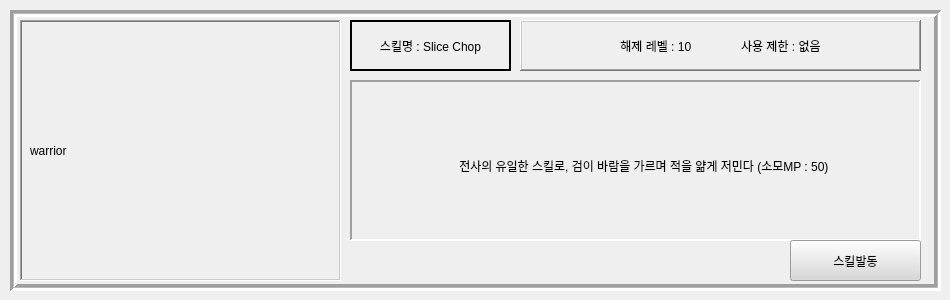
   <widget class="QWidget" name="page_warrior">
    <widget class="QFrame" name="frame_0">
     <property name="geometry">
      <rect>
       <x>10</x>
       <y>10</y>
       <width>931</width>
       <height>281</height>
      </rect>
     </property>
     <property name="styleSheet">
      <string notr="true"/>
     </property>
     <property name="frameShape">
      <enum>QFrame::Box</enum>
     </property>
     <property name="frameShadow">
      <enum>QFrame::Sunken</enum>
     </property>
     <property name="lineWidth">
      <number>3</number>
     </property>
     <property name="midLineWidth">
      <number>1</number>
     </property>
     <widget class="QFrame" name="lb_frame_0">
      <property name="geometry">
       <rect>
        <x>10</x>
        <y>10</y>
        <width>321</width>
        <height>261</height>
       </rect>
      </property>
      <property name="frameShape">
       <enum>QFrame::WinPanel</enum>
      </property>
      <property name="frameShadow">
       <enum>QFrame::Sunken</enum>
      </property>
      <property name="lineWidth">
       <number>2</number>
      </property>
      <property name="midLineWidth">
       <number>1</number>
      </property>
      <widget class="QLabel" name="gif_0">
       <property name="geometry">
        <rect>
         <x>10</x>
         <y>10</y>
         <width>301</width>
         <height>241</height>
        </rect>
       </property>
       <property name="text">
        <string>warrior</string>
       </property>
      </widget>
     </widget>
     <widget class="QFrame" name="frame_0_1">
      <property name="geometry">
       <rect>
        <x>340</x>
        <y>10</y>
        <width>161</width>
        <height>51</height>
       </rect>
      </property>
      <property name="frameShape">
       <enum>QFrame::WinPanel</enum>
      </property>
      <property name="frameShadow">
       <enum>QFrame::Plain</enum>
      </property>
      <property name="lineWidth">
       <number>2</number>
      </property>
      <property name="midLineWidth">
       <number>1</number>
      </property>
      <widget class="QLabel" name="Slice_chop">
       <property name="geometry">
        <rect>
         <x>0</x>
         <y>10</y>
         <width>161</width>
         <height>31</height>
        </rect>
       </property>
       <property name="text">
        <string>스킬명 : Slice Chop</string>
       </property>
       <property name="alignment">
        <set>Qt::AlignCenter</set>
       </property>
      </widget>
     </widget>
     <widget class="QFrame" name="frame_0_2">
      <property name="geometry">
       <rect>
        <x>510</x>
        <y>10</y>
        <width>401</width>
        <height>51</height>
       </rect>
      </property>
      <property name="autoFillBackground">
       <bool>false</bool>
      </property>
      <property name="frameShape">
       <enum>QFrame::WinPanel</enum>
      </property>
      <property name="frameShadow">
       <enum>QFrame::Raised</enum>
      </property>
      <property name="lineWidth">
       <number>2</number>
      </property>
      <property name="midLineWidth">
       <number>1</number>
      </property>
      <widget class="QLabel" name="skill_info_0">
       <property name="geometry">
        <rect>
         <x>10</x>
         <y>10</y>
         <width>381</width>
         <height>31</height>
        </rect>
       </property>
       <property name="text">
        <string>해제 레벨 : 10               사용 제한 : 없음</string>
       </property>
       <property name="alignment">
        <set>Qt::AlignCenter</set>
       </property>
       <property name="wordWrap">
        <bool>true</bool>
       </property>
      </widget>
     </widget>
     <widget class="QFrame" name="frame_0_3">
      <property name="geometry">
       <rect>
        <x>340</x>
        <y>70</y>
        <width>571</width>
        <height>161</height>
       </rect>
      </property>
      <property name="frameShape">
       <enum>QFrame::Panel</enum>
      </property>
      <property name="frameShadow">
       <enum>QFrame::Sunken</enum>
      </property>
      <property name="lineWidth">
       <number>2</number>
      </property>
      <property name="midLineWidth">
       <number>3</number>
      </property>
      <widget class="QLabel" name="skill_info_0_1">
       <property name="geometry">
        <rect>
         <x>80</x>
         <y>70</y>
         <width>421</width>
         <height>31</height>
        </rect>
       </property>
       <property name="text">
        <string>  전사의 유일한 스킬로, 검이 바람을 가르며 적을 얆게 저민다 (소모MP : 50)</string>
       </property>
       <property name="alignment">
        <set>Qt::AlignCenter</set>
       </property>
      </widget>
     </widget>
     <widget class="QPushButton" name="skill_btn_warrior_slice_chop">
      <property name="geometry">
       <rect>
        <x>780</x>
        <y>230</y>
        <width>131</width>
        <height>41</height>
       </rect>
      </property>
      <property name="styleSheet">
       <string notr="true">background-color: rgb(216, 216, 216);</string>
      </property>
      <property name="text">
       <string>스킬발동</string>
      </property>
      <property name="checkable">
       <bool>false</bool>
      </property>
     </widget>
     <widget class="QLabel" name="label">
      <property name="geometry">
       <rect>
        <x>340</x>
        <y>230</y>
        <width>41</width>
        <height>41</height>
       </rect>
      </property>
      <property name="text">
       <string/>
      </property>
      <property name="pixmap">
       <pixmap>../../../../Downloads/Map_tile_48.png</pixmap>
      </property>
      <property name="scaledContents">
       <bool>true</bool>
      </property>
     </widget>
     <widget class="QLabel" name="label_2">
      <property name="geometry">
       <rect>
        <x>380</x>
        <y>230</y>
        <width>41</width>
        <height>41</height>
       </rect>
      </property>
      <property name="text">
       <string/>
      </property>
      <property name="pixmap">
       <pixmap>../../../../Downloads/Map_tile_48.png</pixmap>
      </property>
      <property name="scaledContents">
       <bool>true</bool>
      </property>
     </widget>
     <widget class="QLabel" name="label_3">
      <property name="geometry">
       <rect>
        <x>420</x>
        <y>230</y>
        <width>41</width>
        <height>41</height>
       </rect>
      </property>
      <property name="text">
       <string/>
      </property>
      <property name="pixmap">
       <pixmap>../../../../Downloads/Map_tile_48.png</pixmap>
      </property>
      <property name="scaledContents">
       <bool>true</bool>
      </property>
     </widget>
     <widget class="QLabel" name="label_4">
      <property name="geometry">
       <rect>
        <x>540</x>
        <y>230</y>
        <width>41</width>
        <height>41</height>
       </rect>
      </property>
      <property name="text">
       <string/>
      </property>
      <property name="pixmap">
       <pixmap>../../../../Downloads/Map_tile_48.png</pixmap>
      </property>
      <property name="scaledContents">
       <bool>true</bool>
      </property>
     </widget>
     <widget class="QLabel" name="label_5">
      <property name="geometry">
       <rect>
        <x>500</x>
        <y>230</y>
        <width>41</width>
        <height>41</height>
       </rect>
      </property>
      <property name="text">
       <string/>
      </property>
      <property name="pixmap">
       <pixmap>../../../../Downloads/Map_tile_48.png</pixmap>
      </property>
      <property name="scaledContents">
       <bool>true</bool>
      </property>
     </widget>
     <widget class="QLabel" name="label_6">
      <property name="geometry">
       <rect>
        <x>460</x>
        <y>230</y>
        <width>41</width>
        <height>41</height>
       </rect>
      </property>
      <property name="text">
       <string/>
      </property>
      <property name="pixmap">
       <pixmap>../../../../Downloads/Map_tile_48.png</pixmap>
      </property>
      <property name="scaledContents">
       <bool>true</bool>
      </property>
     </widget>
     <widget class="QLabel" name="label_18">
      <property name="geometry">
       <rect>
        <x>660</x>
        <y>230</y>
        <width>41</width>
        <height>41</height>
       </rect>
      </property>
      <property name="text">
       <string/>
      </property>
      <property name="pixmap">
       <pixmap>../../../../Downloads/Map_tile_48.png</pixmap>
      </property>
      <property name="scaledContents">
       <bool>true</bool>
      </property>
     </widget>
     <widget class="QLabel" name="label_19">
      <property name="geometry">
       <rect>
        <x>620</x>
        <y>230</y>
        <width>41</width>
        <height>41</height>
       </rect>
      </property>
      <property name="text">
       <string/>
      </property>
      <property name="pixmap">
       <pixmap>../../../../Downloads/Map_tile_48.png</pixmap>
      </property>
      <property name="scaledContents">
       <bool>true</bool>
      </property>
     </widget>
     <widget class="QLabel" name="label_44">
      <property name="geometry">
       <rect>
        <x>580</x>
        <y>230</y>
        <width>41</width>
        <height>41</height>
       </rect>
      </property>
      <property name="text">
       <string/>
      </property>
      <property name="pixmap">
       <pixmap>../../../../Downloads/Map_tile_48.png</pixmap>
      </property>
      <property name="scaledContents">
       <bool>true</bool>
      </property>
     </widget>
     <widget class="QLabel" name="label_46">
      <property name="geometry">
       <rect>
        <x>700</x>
        <y>230</y>
        <width>41</width>
        <height>41</height>
       </rect>
      </property>
      <property name="text">
       <string/>
      </property>
      <property name="pixmap">
       <pixmap>../../../../Downloads/Map_tile_48.png</pixmap>
      </property>
      <property name="scaledContents">
       <bool>true</bool>
      </property>
     </widget>
     <widget class="QLabel" name="label_47">
      <property name="geometry">
       <rect>
        <x>740</x>
        <y>230</y>
        <width>41</width>
        <height>41</height>
       </rect>
      </property>
      <property name="text">
       <string/>
      </property>
      <property name="pixmap">
       <pixmap>../../../../Downloads/Map_tile_48.png</pixmap>
      </property>
      <property name="scaledContents">
       <bool>true</bool>
      </property>
     </widget>
    </widget>
   </widget>
